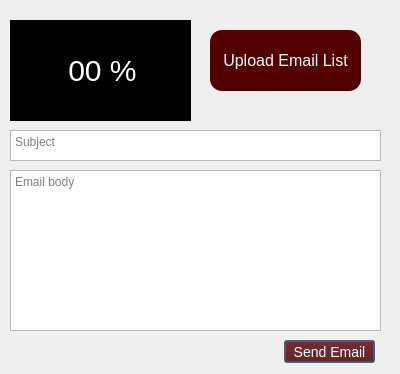
<?xml version="1.0" encoding="UTF-8"?>
<ui version="4.0">
 <class>mass_email</class>
 <widget class="QDialog" name="mass_email">
  <property name="geometry">
   <rect>
    <x>0</x>
    <y>0</y>
    <width>400</width>
    <height>374</height>
   </rect>
  </property>
  <property name="sizePolicy">
   <sizepolicy hsizetype="Fixed" vsizetype="Fixed">
    <horstretch>0</horstretch>
    <verstretch>0</verstretch>
   </sizepolicy>
  </property>
  <property name="maximumSize">
   <size>
    <width>400</width>
    <height>374</height>
   </size>
  </property>
  <property name="windowTitle">
   <string>send mass email</string>
  </property>
  <widget class="QPlainTextEdit" name="emailbody">
   <property name="geometry">
    <rect>
     <x>10</x>
     <y>170</y>
     <width>371</width>
     <height>161</height>
    </rect>
   </property>
   <property name="placeholderText">
    <string>Email body</string>
   </property>
  </widget>
  <widget class="QPlainTextEdit" name="emailsubject">
   <property name="geometry">
    <rect>
     <x>10</x>
     <y>130</y>
     <width>371</width>
     <height>31</height>
    </rect>
   </property>
   <property name="placeholderText">
    <string>Subject</string>
   </property>
  </widget>
  <widget class="QPushButton" name="send_mail_button">
   <property name="geometry">
    <rect>
     <x>284</x>
     <y>340</y>
     <width>91</width>
     <height>23</height>
    </rect>
   </property>
   <property name="styleSheet">
    <string notr="true">background-color: rgb(85, 0, 0);
color: rgb(255, 255, 255);
font-size:14px;</string>
   </property>
   <property name="text">
    <string>Send Email</string>
   </property>
  </widget>
  <widget class="QListWidget" name="listWidget">
   <property name="geometry">
    <rect>
     <x>10</x>
     <y>20</y>
     <width>171</width>
     <height>101</height>
    </rect>
   </property>
  </widget>
  <widget class="QPushButton" name="upload_btn">
   <property name="geometry">
    <rect>
     <x>210</x>
     <y>30</y>
     <width>151</width>
     <height>61</height>
    </rect>
   </property>
   <property name="styleSheet">
    <string notr="true">background-color: rgb(85, 0, 0);
color: rgb(255, 255, 255);
font-size:16px;
border-radius:12px;</string>
   </property>
   <property name="text">
    <string>Upload Email List</string>
   </property>
  </widget>
  <widget class="QLabel" name="percentage">
   <property name="geometry">
    <rect>
     <x>10</x>
     <y>20</y>
     <width>181</width>
     <height>101</height>
    </rect>
   </property>
   <property name="styleSheet">
    <string notr="true">background-color: rgb(0, 0, 0);
color: rgb(255, 255, 255);
font-size:30px;</string>
   </property>
   <property name="text">
    <string>       00 %</string>
   </property>
  </widget>
 </widget>
 <resources/>
 <connections/>
</ui>
